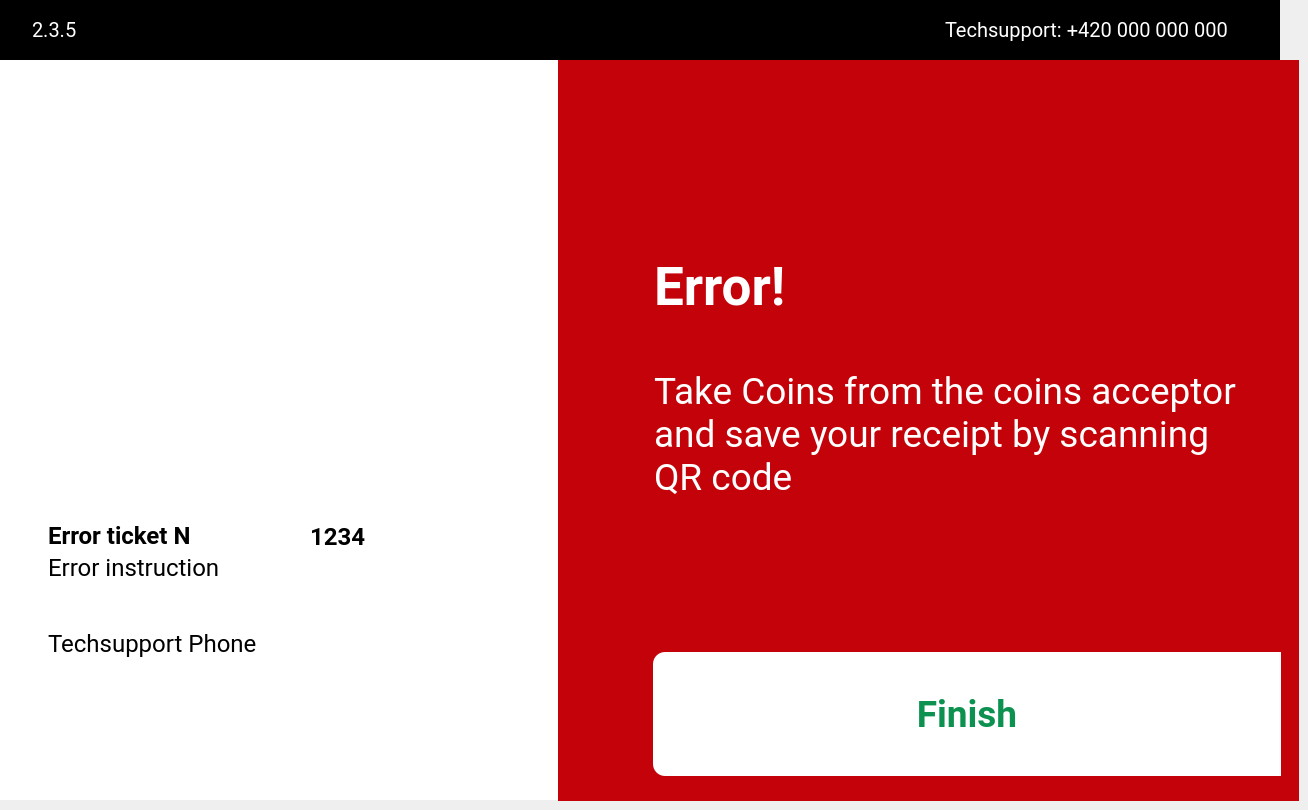
    <widget class="QWidget" name="i11Page">
     <widget class="QFrame" name="i11FrLogo">
      <property name="geometry">
       <rect>
        <x>0</x>
        <y>0</y>
        <width>1280</width>
        <height>60</height>
       </rect>
      </property>
      <property name="styleSheet">
       <string notr="true">background-color:rgb(0, 0, 0);</string>
      </property>
      <property name="frameShape">
       <enum>QFrame::StyledPanel</enum>
      </property>
      <property name="frameShadow">
       <enum>QFrame::Raised</enum>
      </property>
      <widget class="QLabel" name="i11LblLogo">
       <property name="geometry">
        <rect>
         <x>578</x>
         <y>13</y>
         <width>124</width>
         <height>34</height>
        </rect>
       </property>
       <property name="text">
        <string>&lt;html&gt;&lt;head/&gt;&lt;body&gt;&lt;p&gt;&lt;img src=&quot;:/res/pic/Frame.png&quot;/&gt;&lt;/p&gt;&lt;/body&gt;&lt;/html&gt;</string>
       </property>
      </widget>
      <widget class="QLabel" name="i11LblNumbPage">
       <property name="geometry">
        <rect>
         <x>32</x>
         <y>18</y>
         <width>120</width>
         <height>24</height>
        </rect>
       </property>
       <property name="font">
        <font>
         <family>Roboto</family>
         <pointsize>15</pointsize>
        </font>
       </property>
       <property name="styleSheet">
        <string notr="true">color:rgb(255, 255, 255);
qproperty-alignment: AlignLeft;</string>
       </property>
       <property name="text">
        <string>2.3.5</string>
       </property>
      </widget>
      <widget class="QLabel" name="i11LblTech">
       <property name="geometry">
        <rect>
         <x>945</x>
         <y>18</y>
         <width>303</width>
         <height>24</height>
        </rect>
       </property>
       <property name="font">
        <font>
         <family>Roboto</family>
         <pointsize>15</pointsize>
        </font>
       </property>
       <property name="styleSheet">
        <string notr="true">color:rgb(255, 255, 255);
qproperty-alignment: AlignLeft;</string>
       </property>
       <property name="text">
        <string>Techsupport: +420 000 000 000</string>
       </property>
      </widget>
     </widget>
     <widget class="QPushButton" name="i11BtnFinish">
      <property name="geometry">
       <rect>
        <x>653</x>
        <y>652</y>
        <width>628</width>
        <height>124</height>
       </rect>
      </property>
      <property name="font">
       <font>
        <family>Roboto</family>
        <pointsize>28</pointsize>
        <weight>75</weight>
        <bold>true</bold>
       </font>
      </property>
      <property name="focusPolicy">
       <enum>Qt::NoFocus</enum>
      </property>
      <property name="styleSheet">
       <string notr="true">QPushButton#i11BtnFinish{background-color: rgb(255, 255, 255);
color:rgb(13, 145, 81);
border-top-left-radius: 12px;
    border-top-right-radius: 0px;
    border-bottom-right-radius: 0px;
    border-bottom-left-radius: 12px;
image:url(':/res/pic/Finish.png');
image-position: right;
border-style: outset;}
QPushButton#i11BtnFinish:pressed{background-color:rgb(222, 222, 222);
border-style: inset;}</string>
      </property>
      <property name="text">
       <string>Finish</string>
      </property>
     </widget>
     <widget class="QLabel" name="i11LblText5">
      <property name="geometry">
       <rect>
        <x>654</x>
        <y>251</y>
        <width>191</width>
        <height>71</height>
       </rect>
      </property>
      <property name="font">
       <font>
        <family>Roboto</family>
        <pointsize>40</pointsize>
        <weight>75</weight>
        <bold>true</bold>
       </font>
      </property>
      <property name="styleSheet">
       <string notr="true">color: rgb(255, 255, 255);
qproperty-alignment: AlignLeft;
background-color: none;</string>
      </property>
      <property name="text">
       <string>Error!</string>
      </property>
     </widget>
     <widget class="QFrame" name="i11FrQr">
      <property name="geometry">
       <rect>
        <x>0</x>
        <y>60</y>
        <width>558</width>
        <height>740</height>
       </rect>
      </property>
      <property name="styleSheet">
       <string notr="true">background-color:rgb(255, 255, 255);
border: none;</string>
      </property>
      <property name="frameShape">
       <enum>QFrame::StyledPanel</enum>
      </property>
      <property name="frameShadow">
       <enum>QFrame::Raised</enum>
      </property>
      <widget class="QLabel" name="i11LblQr">
       <property name="geometry">
        <rect>
         <x>154</x>
         <y>162</y>
         <width>250</width>
         <height>250</height>
        </rect>
       </property>
       <property name="text">
        <string/>
       </property>
      </widget>
      <widget class="QLabel" name="i11LblText">
       <property name="geometry">
        <rect>
         <x>48</x>
         <y>460</y>
         <width>361</width>
         <height>31</height>
        </rect>
       </property>
       <property name="font">
        <font>
         <family>Roboto</family>
         <pointsize>18</pointsize>
         <weight>75</weight>
         <bold>true</bold>
        </font>
       </property>
       <property name="styleSheet">
        <string notr="true">color:rgb(0, 0, 0);
qproperty-alignment: AlignCenter;</string>
       </property>
       <property name="text">
        <string>Error ticket N </string>
       </property>
      </widget>
      <widget class="QLabel" name="i11LblText2">
       <property name="geometry">
        <rect>
         <x>48</x>
         <y>493</y>
         <width>481</width>
         <height>84</height>
        </rect>
       </property>
       <property name="font">
        <font>
         <family>Roboto</family>
         <pointsize>18</pointsize>
        </font>
       </property>
       <property name="styleSheet">
        <string notr="true">color:rgb(0, 0, 0);
qproperty-alignment: AlignCenter;</string>
       </property>
       <property name="text">
        <string>Error instruction 

</string>
       </property>
      </widget>
      <widget class="QLabel" name="i11LblText4">
       <property name="geometry">
        <rect>
         <x>310</x>
         <y>461</y>
         <width>211</width>
         <height>31</height>
        </rect>
       </property>
       <property name="font">
        <font>
         <family>Roboto</family>
         <pointsize>18</pointsize>
         <weight>75</weight>
         <bold>true</bold>
        </font>
       </property>
       <property name="styleSheet">
        <string notr="true">color:rgb(0, 0, 0);
qproperty-alignment: AlignLeft;</string>
       </property>
       <property name="text">
        <string>1234</string>
       </property>
      </widget>
      <widget class="QLabel" name="i11LblText3">
       <property name="geometry">
        <rect>
         <x>48</x>
         <y>553</y>
         <width>481</width>
         <height>61</height>
        </rect>
       </property>
       <property name="font">
        <font>
         <family>Roboto</family>
         <pointsize>18</pointsize>
        </font>
       </property>
       <property name="styleSheet">
        <string notr="true">color:rgb(0, 0, 0);
qproperty-alignment: AlignCenter;</string>
       </property>
       <property name="text">
        <string>Techsupport Phone</string>
       </property>
      </widget>
     </widget>
     <widget class="QLabel" name="i11LblText6">
      <property name="geometry">
       <rect>
        <x>654</x>
        <y>339</y>
        <width>601</width>
        <height>191</height>
       </rect>
      </property>
      <property name="font">
       <font>
        <family>Roboto</family>
        <pointsize>28</pointsize>
       </font>
      </property>
      <property name="styleSheet">
       <string notr="true">color:rgb(255, 255, 255);
qproperty-alignment: AlignLeft;
background-color:none;</string>
      </property>
      <property name="text">
       <string>Take Coins from the coins acceptor 
and save your receipt by scanning 
QR code</string>
      </property>
     </widget>
     <widget class="QFrame" name="i11FrError">
      <property name="geometry">
       <rect>
        <x>558</x>
        <y>60</y>
        <width>741</width>
        <height>741</height>
       </rect>
      </property>
      <property name="styleSheet">
       <string notr="true">background-color:rgb(196, 2, 9);
border: none;</string>
      </property>
      <property name="frameShape">
       <enum>QFrame::StyledPanel</enum>
      </property>
      <property name="frameShadow">
       <enum>QFrame::Raised</enum>
      </property>
     </widget>
     <zorder>i11FrError</zorder>
     <zorder>i11FrLogo</zorder>
     <zorder>i11BtnFinish</zorder>
     <zorder>i11LblText5</zorder>
     <zorder>i11FrQr</zorder>
     <zorder>i11LblText6</zorder>
    </widget>
